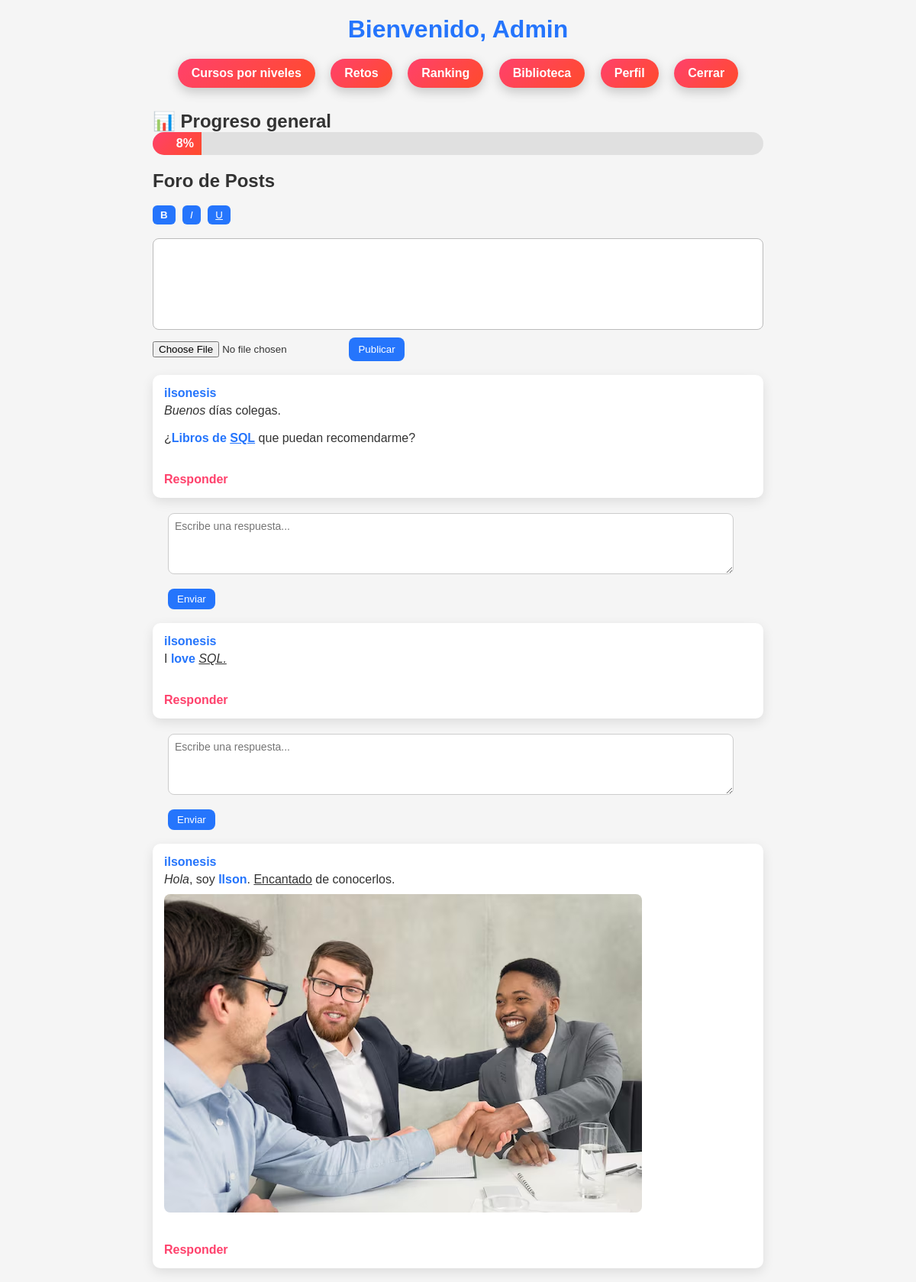
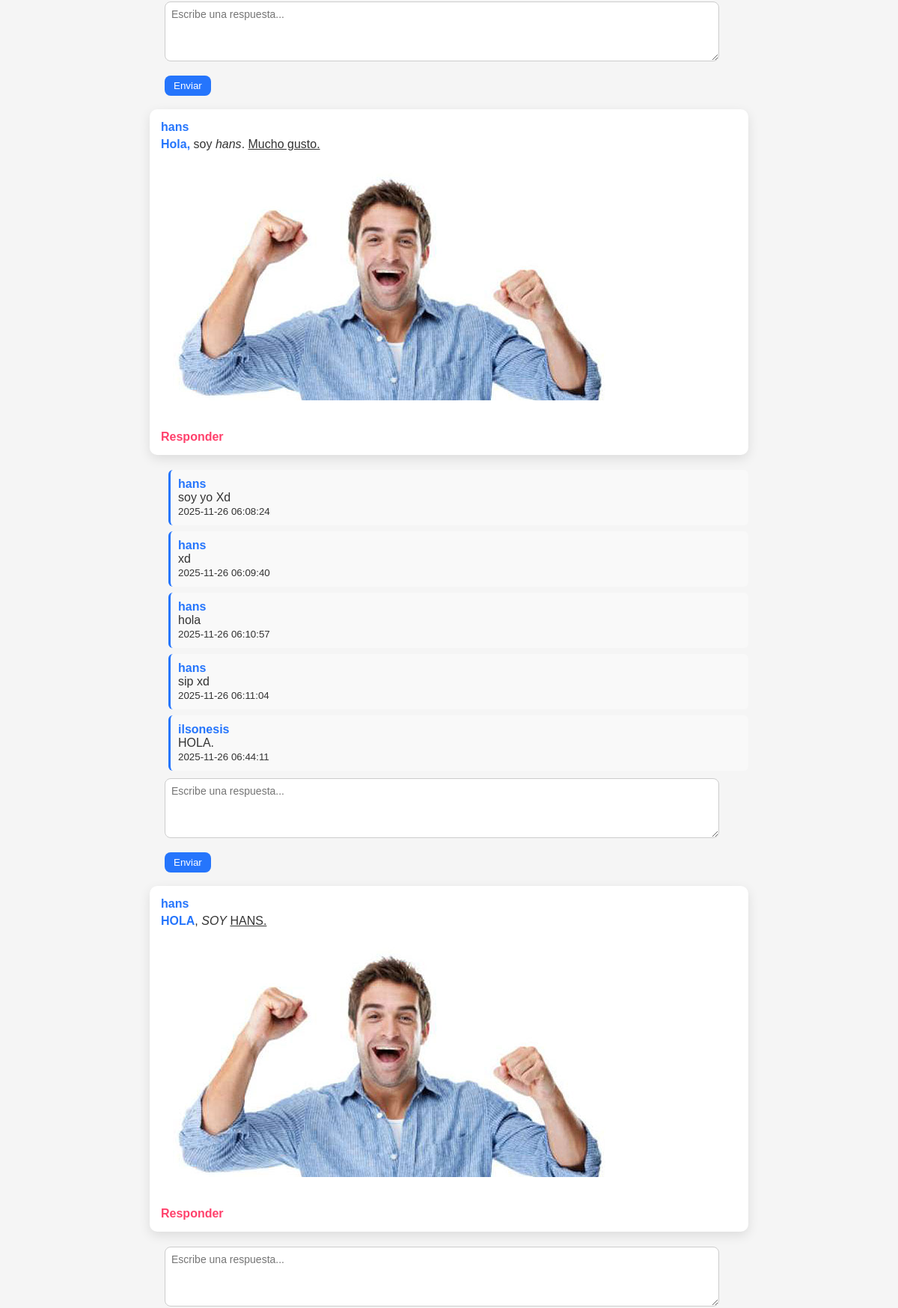
/dashboard.php (signed in, upper part), run on the app's committed database (2 pictures, top to bottom).
### tables this page shows
CREATE TABLE `posts` (
  `id` int NOT NULL AUTO_INCREMENT,
  `user_id` int DEFAULT NULL,
  `content` text NOT NULL,
  `created_at` timestamp NULL DEFAULT CURRENT_TIMESTAMP,
  `image_path` varchar(255) DEFAULT NULL,
  PRIMARY KEY (`id`),
  KEY `user_id` (`user_id`),
  CONSTRAINT `posts_ibfk_1` FOREIGN KEY (`user_id`) REFERENCES `users` (`id`)
);

CREATE TABLE `users` (
  `id` int NOT NULL AUTO_INCREMENT,
  `username` varchar(50) NOT NULL,
  `email` varchar(100) NOT NULL,
  `password` varchar(255) NOT NULL,
  `created_at` timestamp NULL DEFAULT CURRENT_TIMESTAMP,
  `role` enum('admin','student') DEFAULT 'student',
  `avatar` varchar(255) DEFAULT 'default.png',
  `bio` varchar(255) DEFAULT '',
  `bg_color` varchar(7) DEFAULT '#667eea',
  PRIMARY KEY (`id`),
  UNIQUE KEY `username` (`username`),
  UNIQUE KEY `email` (`email`)
);

CREATE TABLE `replies` (
  `id` int NOT NULL AUTO_INCREMENT,
  `post_id` int DEFAULT NULL,
  `user_id` int DEFAULT NULL,
  `content` text NOT NULL,
  `created_at` timestamp NULL DEFAULT CURRENT_TIMESTAMP,
  PRIMARY KEY (`id`),
  KEY `post_id` (`post_id`),
  KEY `user_id` (`user_id`),
  CONSTRAINT `replies_ibfk_1` FOREIGN KEY (`post_id`) REFERENCES `posts` (`id`),
  CONSTRAINT `replies_ibfk_2` FOREIGN KEY (`user_id`) REFERENCES `users` (`id`)
);

### dashboard.php (the view, shortened to what this page needs)
<?php
include 'db.php';
?>
<!DOCTYPE html>
<html lang="es">
<head>
</head>
<body>
  <div class="container">
    <h1>Bienvenido, <?= htmlspecialchars($_SESSION['username']) ?></h1>
    <nav>
      <a href="course/course.php">Cursos por niveles</a>
      <a href="retos.php">Retos</a>
            <a href="ranking.php">Ranking</a>
      <a href="books.php">Biblioteca</a>
      <a href="profile/index.php">Perfil</a>
      <a href="logout.php">Cerrar</a>
    </nav>
<h2>📊 Progreso general</h2>
<?php
$user_id = $_SESSION['user_id'];
$total_cursos = $conn->query("SELECT COUNT(*) as total FROM courses")->fetch_assoc()['total'];
$total_score = $conn->query("SELECT SUM(score) as user_total FROM user_progress WHERE user_id=$user_id")
    ->fetch_assoc()['user_total'] ?? 0;
if($total_score == 0){
    $total_score = rand(10,50);
}
$porcentaje = round(($total_score / ($total_cursos * 100)) * 100);
$porcentaje = min($porcentaje, 100);
?>
<div style="background:#e0e0e0; border-radius:25px; width:100%; height:30px; overflow:hidden; margin-bottom:20px;">
    <div style="width:<?= $porcentaje ?>%; background: linear-gradient(135deg, #ff416c, #ff4b2b); height:100%; text-align:right; line-height:30px; color:white; padding-right:10px; font-weight:bold;">
        <?= $porcentaje ?>%
    </div>
</div>
<h2>Foro de Posts</h2>
<br>
<div class="editor-toolbar">
    <button type="button" onclick="formatText('bold')"><b>B</b></button>
    <button type="button" onclick="formatText('italic')"><i>I</i></button>
    <button type="button" onclick="formatText('underline')"><u>U</u></button>
</div>
<br>
<div id="editor" class="editor-box" contenteditable="true"></div>
<form id="postForm" method="post" action="posts/add_post.php" enctype="multipart/form-data">
    <input type="file" name="image" accept="image/*">
    <button type="submit">Publicar</button>
</form><br>
<?php
$query = $conn->query("
    SELECT p.*, u.username
    FROM posts p
    JOIN users u ON p.user_id = u.id
    ORDER BY p.created_at DESC
");
while($p = $query->fetch_assoc()){
   $content = $p['content'];
echo "<div class='post'>";
echo "<b><a href='view_profile.php?id=" . $p['user_id'] . "'
style='color:#2575fc; text-decoration:none;'>"
. htmlspecialchars($p['username']) .
"</a></b><br>";
echo "<div style='margin-top:5px;'>$content</div>";
if (!empty($p['image_path'])) {
    echo "<div><img src='".htmlspecialchars($p['image_path'])."'
    style='max-width:100%; margin-top:10px; border-radius:8px;'></div>";
}
echo "<br><br><a href='posts/reply_form.php?post_id=" . $p['id'] . "'
style='color:#ff416c; font-weight:bold; text-decoration:none;'>Responder</a>";
echo "</div>";
$rep = $conn->query("
    SELECT r.*, u.username
    FROM replies r
    JOIN users u ON r.user_id = u.id
    WHERE r.post_id=" . $p['id'] . "
    ORDER BY r.created_at ASC
");
echo "<div style='margin-left:25px; margin-top:10px;'>";
while($r = $rep->fetch_assoc()) {
    echo "
    <div style='background:#f9f9f9; border-left:3px solid #2575fc; padding:10px; border-radius:6px; margin-bottom:8px;'>
        <b style='color:#2575fc;'>" . htmlspecialchars($r['username']) . "</b><br>
        " . htmlspecialchars($r['content']) . "<br>
        <small>" . $r['created_at'] . "</small>
    </div>";
}
echo "</div>";
echo "
<form action='posts/reply.php' method='POST' style='margin-top:10px; margin-left:20px;'>
    <input type='hidden' name='post_id' value='" . $p['id'] . "'>
    <textarea name='content' placeholder='Escribe una respuesta...' required
        style='width:95%; height:60px; border-radius:8px; padding:8px; margin-bottom:5px;'></textarea>
    <br>
    <button type='submit'
        style='padding:6px 12px; border:none; border-radius:8px; background:#2575fc; color:white; cursor:pointer;'>
        Enviar
    </button>
</form><br>
";
}
?>
  </div>
</body>
</html>

### dashboard.php (style rules this page uses)
* { margin: 0; padding: 0; box-sizing: border-box; font-family: Arial, sans-serif; }
body { background: #f5f5f5; padding: 20px; color: #333; }
h1 { text-align: center; margin-bottom: 20px; color: #2575fc; }
nav { text-align: center; margin-bottom: 30px; }
nav a { display: inline-block; margin: 0 8px; padding: 10px 18px; background: linear-gradient(135deg, #ff416c, #ff4b2b); color: white; font-weight: bold; text-decoration: none; border-radius: 25px; transition: all 0.3s ease; box-shadow: 0 5px 15px rgba(0,0,0,0.2); }
form textarea { width: 100%; min-height: 80px; padding: 10px; border-radius: 8px; border: 1px solid #ccc; resize: vertical; margin-bottom: 10px; font-size: 14px; }
form input[type="file"] { margin-top: 10px; }
form button { padding: 8px 12px; border: none; border-radius: 8px; background-color: #2575fc; color: white; cursor: pointer; transition: 0.3s; margin-top: 10px; }
.post { background: white; padding: 15px; border-radius: 10px; margin-bottom: 20px; box-shadow: 0 5px 15px rgba(0,0,0,0.1); }
.post b { color: #2575fc; }
.container { max-width: 800px; margin: 0 auto; }
.editor-box { border: 1px solid #bbb; border-radius: 8px; padding: 10px; background: white; min-height: 120px; }
.editor-toolbar button { margin-right: 5px; padding: 5px 10px; background: #2575fc; color: white; border: none; border-radius: 6px; cursor: pointer; }

### data on the page
posts: user.username "ilsonesis", content "Buenos días colegas. ¿ Libros de SQL que puedan recomendarme?"
posts: user.username "ilsonesis", content "I love SQL."
posts: user.username "ilsonesis", content "Hola , soy Ilson . Encantado de conocerlos.", image_path (picture)
posts: user.username "hans", content "Hola, soy hans . Mucho gusto.", image_path (picture)
replies: user.username "hans", content "soy yo Xd", created_at "2025-11-26 06:08:24"
replies: user.username "hans", content "xd", created_at "2025-11-26 06:09:40"
replies: user.username "hans", content "hola", created_at "2025-11-26 06:10:57"
replies: user.username "hans", content "sip xd", created_at "2025-11-26 06:11:04"
replies: user.username "ilsonesis", content "HOLA.", created_at "2025-11-26 06:44:11"
posts: user.username "hans", content "HOLA , SOY HANS.", image_path (picture)

### other printed values
$_SESSION['username'] "Admin"
$porcentaje "8"
